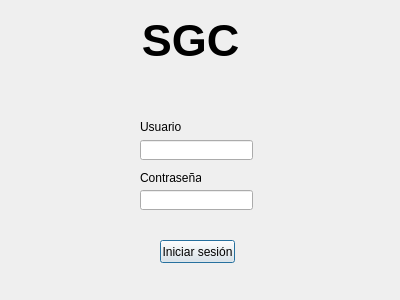
<?xml version="1.0" encoding="UTF-8"?>
<ui version="4.0">
 <class>VistaLogin</class>
 <widget class="QDialog" name="VistaLogin">
  <property name="geometry">
   <rect>
    <x>0</x>
    <y>0</y>
    <width>400</width>
    <height>300</height>
   </rect>
  </property>
  <property name="windowTitle">
   <string>VistaLogin</string>
  </property>
  <widget class="QLineEdit" name="txtUsuario">
   <property name="geometry">
    <rect>
     <x>140</x>
     <y>140</y>
     <width>113</width>
     <height>20</height>
    </rect>
   </property>
  </widget>
  <widget class="QLineEdit" name="txtPassword">
   <property name="geometry">
    <rect>
     <x>140</x>
     <y>190</y>
     <width>113</width>
     <height>20</height>
    </rect>
   </property>
  </widget>
  <widget class="QPushButton" name="btnInicio">
   <property name="geometry">
    <rect>
     <x>160</x>
     <y>240</y>
     <width>75</width>
     <height>23</height>
    </rect>
   </property>
   <property name="text">
    <string>Iniciar sesión</string>
   </property>
  </widget>
  <widget class="QLabel" name="labelLogo">
   <property name="geometry">
    <rect>
     <x>140</x>
     <y>10</y>
     <width>101</width>
     <height>61</height>
    </rect>
   </property>
   <property name="font">
    <font>
     <pointsize>34</pointsize>
     <weight>75</weight>
     <bold>true</bold>
    </font>
   </property>
   <property name="text">
    <string>SGC</string>
   </property>
   <property name="alignment">
    <set>Qt::AlignCenter</set>
   </property>
  </widget>
  <widget class="QLabel" name="label">
   <property name="geometry">
    <rect>
     <x>140</x>
     <y>120</y>
     <width>46</width>
     <height>13</height>
    </rect>
   </property>
   <property name="text">
    <string>Usuario</string>
   </property>
  </widget>
  <widget class="QLabel" name="label_2">
   <property name="geometry">
    <rect>
     <x>140</x>
     <y>170</y>
     <width>61</width>
     <height>16</height>
    </rect>
   </property>
   <property name="text">
    <string>Contraseña</string>
   </property>
  </widget>
 </widget>
 <resources/>
 <connections/>
</ui>
